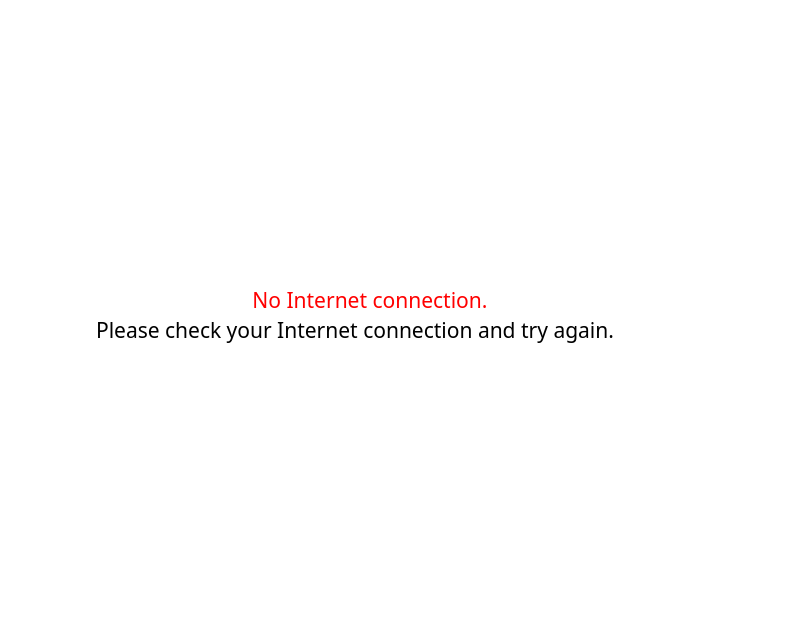
<?xml version="1.0" encoding="UTF-8"?>
<ui version="4.0">
 <class>no_internet</class>
 <widget class="QWidget" name="no_internet">
  <property name="geometry">
   <rect>
    <x>0</x>
    <y>0</y>
    <width>785</width>
    <height>629</height>
   </rect>
  </property>
  <property name="windowTitle">
   <string notr="true">Heal Monitoring System</string>
  </property>
  <property name="windowIcon">
   <iconset>
    <selectedon>:/icon/Icon_Logo/healthcare.png</selectedon>
   </iconset>
  </property>
  <property name="styleSheet">
   <string notr="true">background-color: rgb(255, 255, 255);</string>
  </property>
  <widget class="QLabel" name="label">
   <property name="geometry">
    <rect>
     <x>340</x>
     <y>200</y>
     <width>64</width>
     <height>64</height>
    </rect>
   </property>
   <property name="styleSheet">
    <string notr="true">background-color: rgb(255, 255, 255);
image: url(:/icon/Icon_Logo/no-internet.png);</string>
   </property>
   <property name="text">
    <string/>
   </property>
  </widget>
  <widget class="QLabel" name="label_2">
   <property name="geometry">
    <rect>
     <x>220</x>
     <y>290</y>
     <width>300</width>
     <height>20</height>
    </rect>
   </property>
   <property name="font">
    <font>
     <family>Rockwell</family>
     <pointsize>16</pointsize>
     <kerning>false</kerning>
    </font>
   </property>
   <property name="styleSheet">
    <string notr="true">color: rgb(255, 0, 0);</string>
   </property>
   <property name="text">
    <string>No Internet connection.</string>
   </property>
   <property name="scaledContents">
    <bool>false</bool>
   </property>
   <property name="alignment">
    <set>Qt::AlignCenter</set>
   </property>
   <property name="textInteractionFlags">
    <set>Qt::NoTextInteraction</set>
   </property>
  </widget>
  <widget class="QLabel" name="label_3">
   <property name="geometry">
    <rect>
     <x>30</x>
     <y>310</y>
     <width>650</width>
     <height>40</height>
    </rect>
   </property>
   <property name="font">
    <font>
     <family>Rockwell</family>
     <pointsize>16</pointsize>
     <kerning>false</kerning>
    </font>
   </property>
   <property name="text">
    <string>Please check your Internet connection and try again.</string>
   </property>
   <property name="scaledContents">
    <bool>false</bool>
   </property>
   <property name="alignment">
    <set>Qt::AlignCenter</set>
   </property>
   <property name="textInteractionFlags">
    <set>Qt::NoTextInteraction</set>
   </property>
  </widget>
 </widget>
 <resources>
  <include location="img_src.qrc"/>
 </resources>
 <connections/>
</ui>
